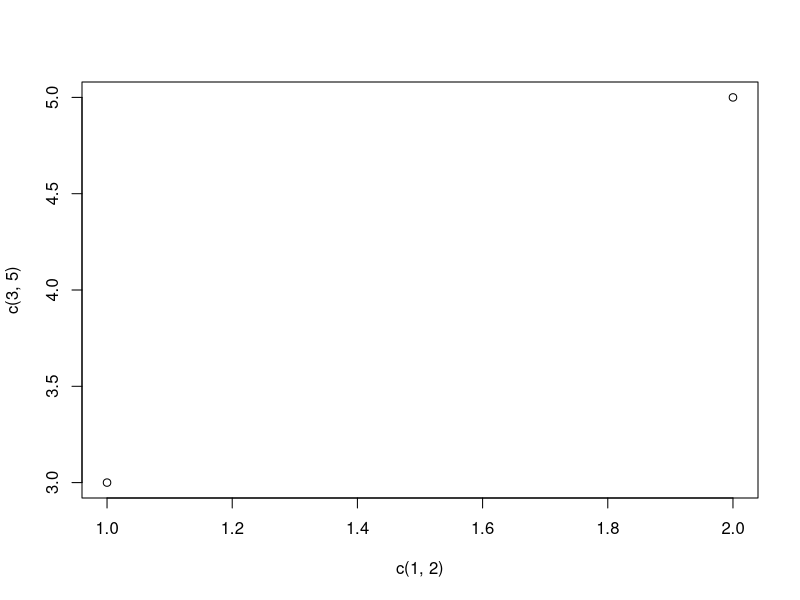
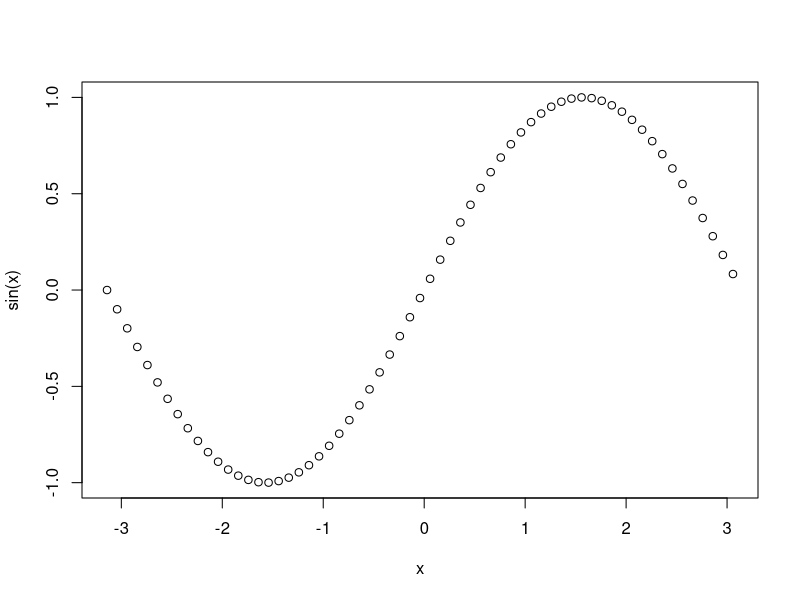
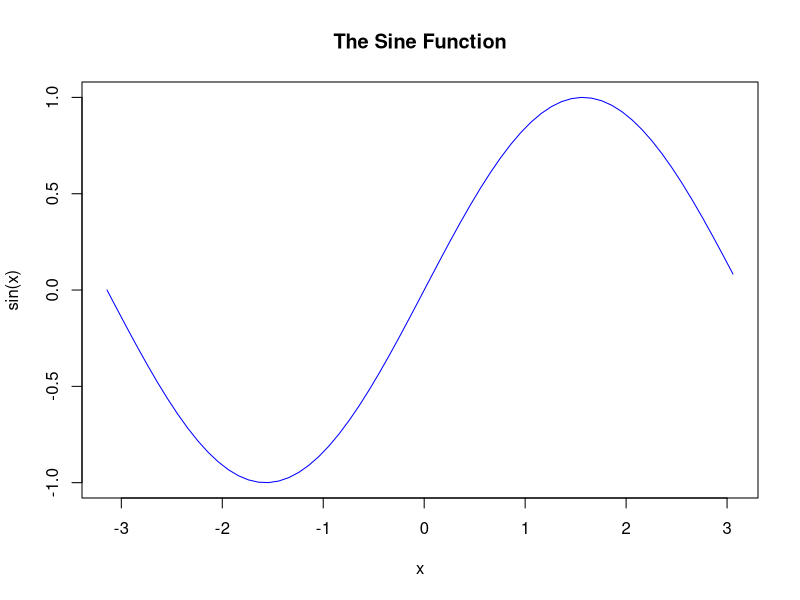
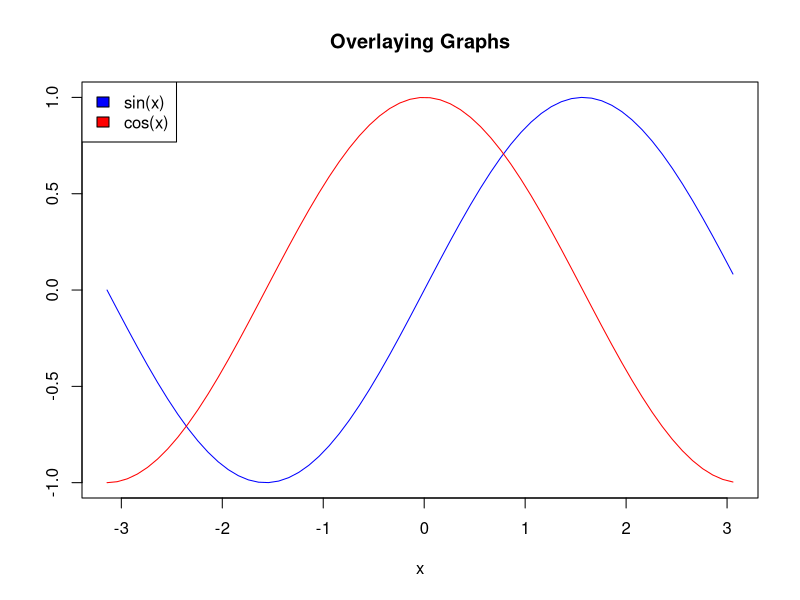
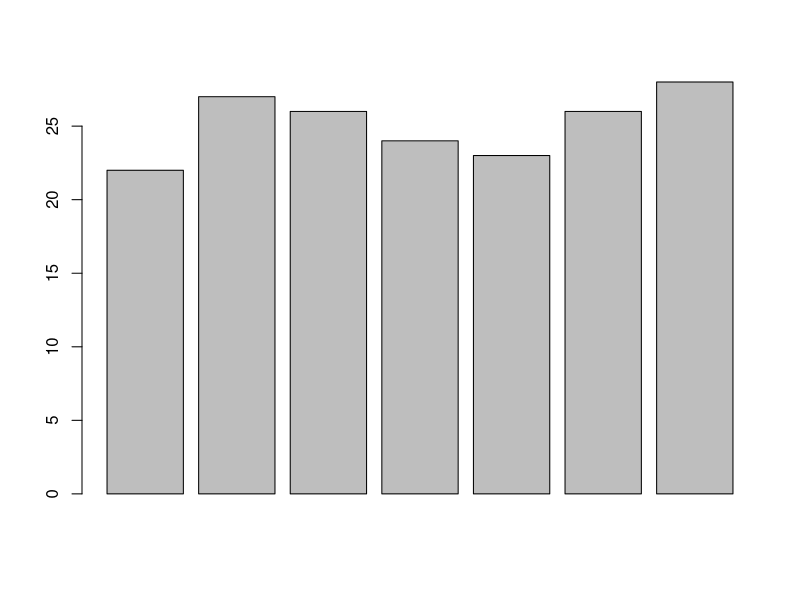
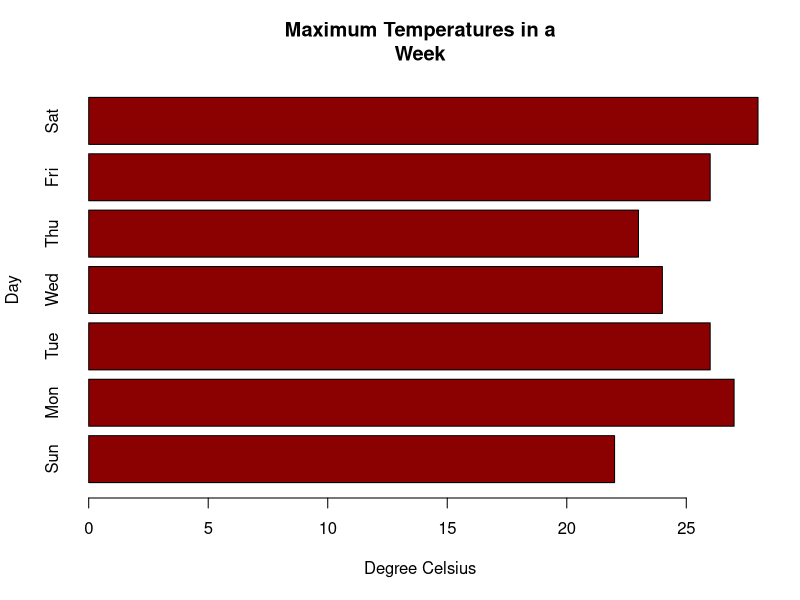
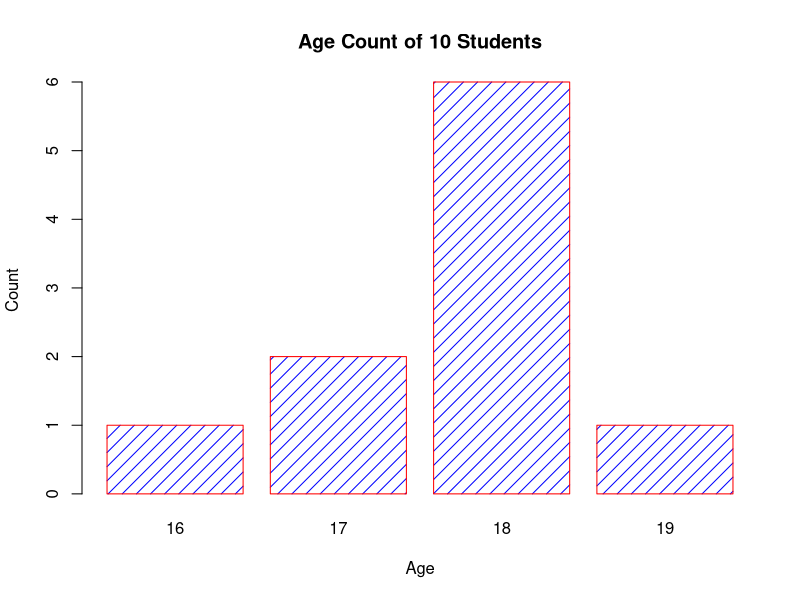
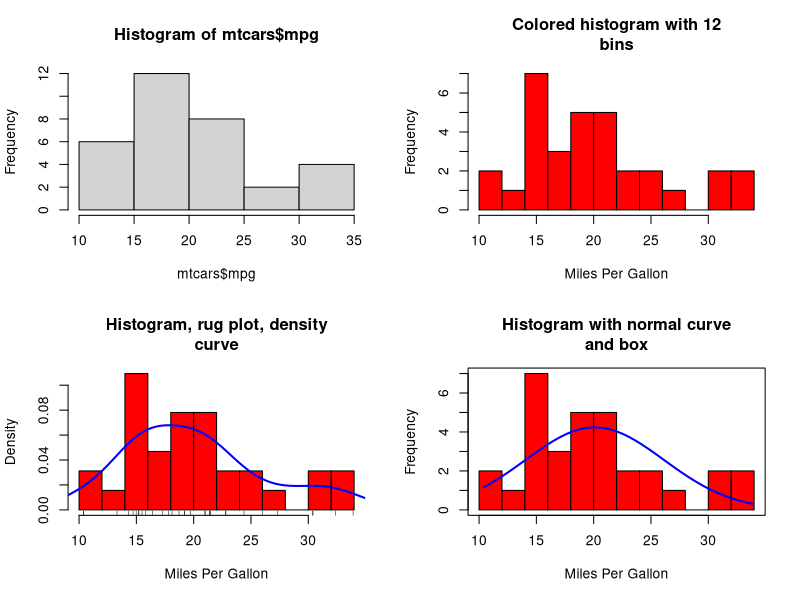

Recreate these plots in R, in order.
## ---- chunk 1
plot(c(1,2),c(3,5))
## ---- chunk 2
x <- seq(-pi,pi,0.1)
plot(x, sin(x))
## ---- chunk 3
plot(x, sin(x),
main="The Sine Function",
ylab="sin(x)",
type="l",
col="blue")
## ---- chunk 4
plot(x, sin(x),
main="Overlaying Graphs",
ylab="",
type="l",
col="blue")
lines(x,cos(x), col="red")
legend("topleft",
c("sin(x)","cos(x)"),
fill=c("blue","red")
)
## ---- chunk 5
max.temp <- c(22, 27, 26, 24, 23, 26, 28)
## ---- chunk 6
barplot(max.temp)
## ---- chunk 7
# barchart with added parameters
barplot(max.temp,
main = "Maximum Temperatures in a
Week",
xlab = "Degree Celsius",
ylab = "Day",
names.arg = c("Sun", "Mon", "Tue",
"Wed", "Thu", "Fri", "Sat"),
col = "darkred",
horiz = TRUE)
## ---- chunk 8
age <- c(17,18,18,17,18,19,18,16,18,18)
## ---- chunk 9
table(age)
## ---- chunk 10
barplot(table(age),
main="Age Count of 10 Students",
xlab="Age",
ylab="Count",
border="red",
col="blue",
density=10
)
## ---- chunk 11
par(mfrow=c(2,2))
hist(mtcars$mpg)
hist(mtcars$mpg,
breaks=12,
col="red",
xlab="Miles Per Gallon",
main="Colored histogram with 12
bins")
hist(mtcars$mpg,
freq=FALSE,
breaks=12,
col="red",
xlab="Miles Per Gallon",
main="Histogram, rug plot, density
curve")
rug(jitter(mtcars$mpg))
lines(density(mtcars$mpg), col="blue",
lwd=2)
x <- mtcars$mpg
h<-hist(x,
breaks=12,
col="red",
xlab="Miles Per Gallon",
main="Histogram with normal curve
and box")
xfit<-seq(min(x), max(x), length=40)
yfit<-dnorm(xfit, mean=mean(x), sd=sd(x))
yfit <- yfit*diff(h$mids[1:2])*length(x)
lines(xfit, yfit, col="blue", lwd=2)
box()
## ---- chunk 12
curve( 3*x^2 + x, from=1, to=10, n=300,
xlab="xvalue", ylab="yvalue",
col="blue", lwd=2, main="Plot
of (3x^2 + x)" )
## ---- chunk 13
boxplot(mtcars$mpg, main="Box plot",
ylab="Miles per Gallon")
